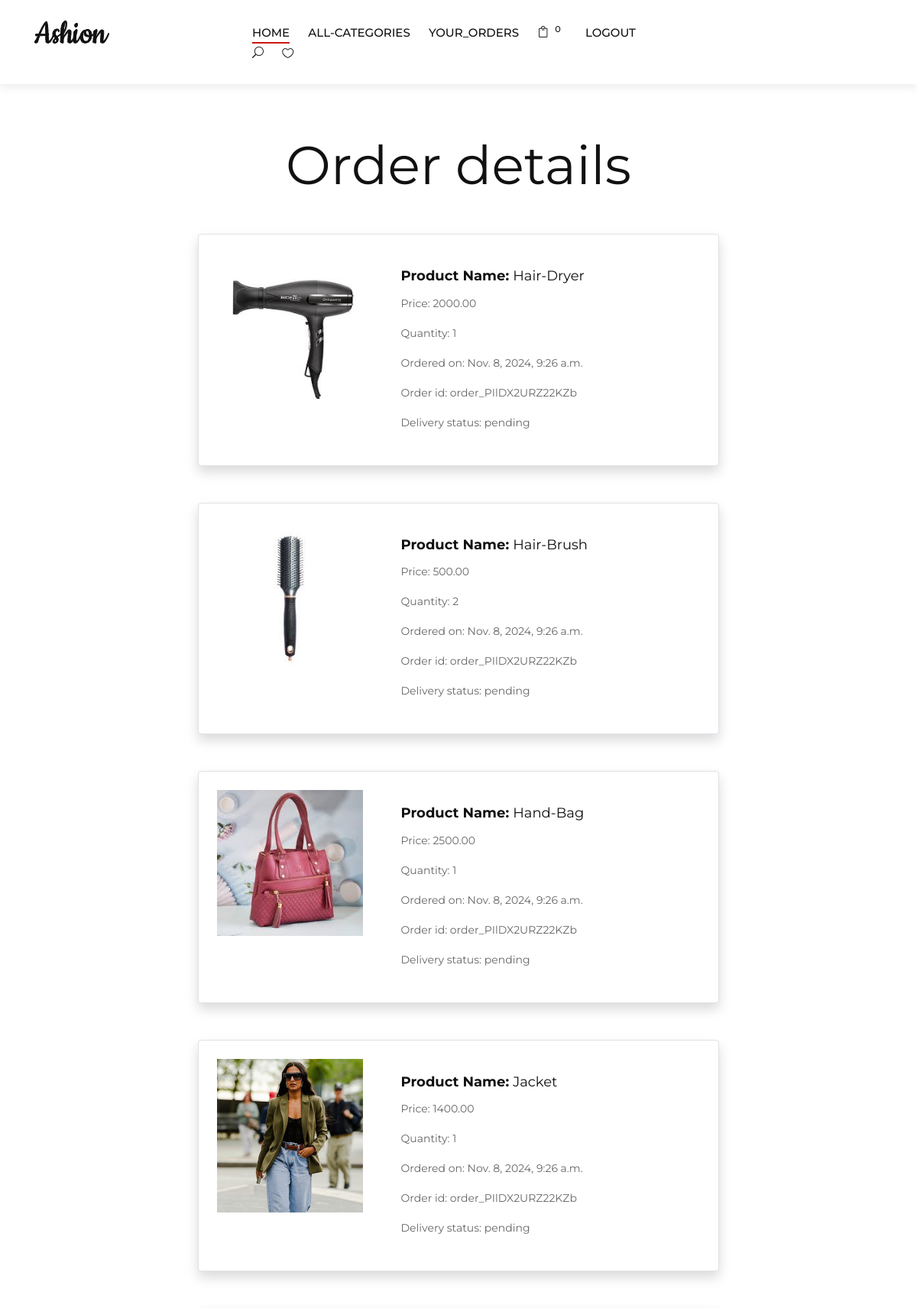
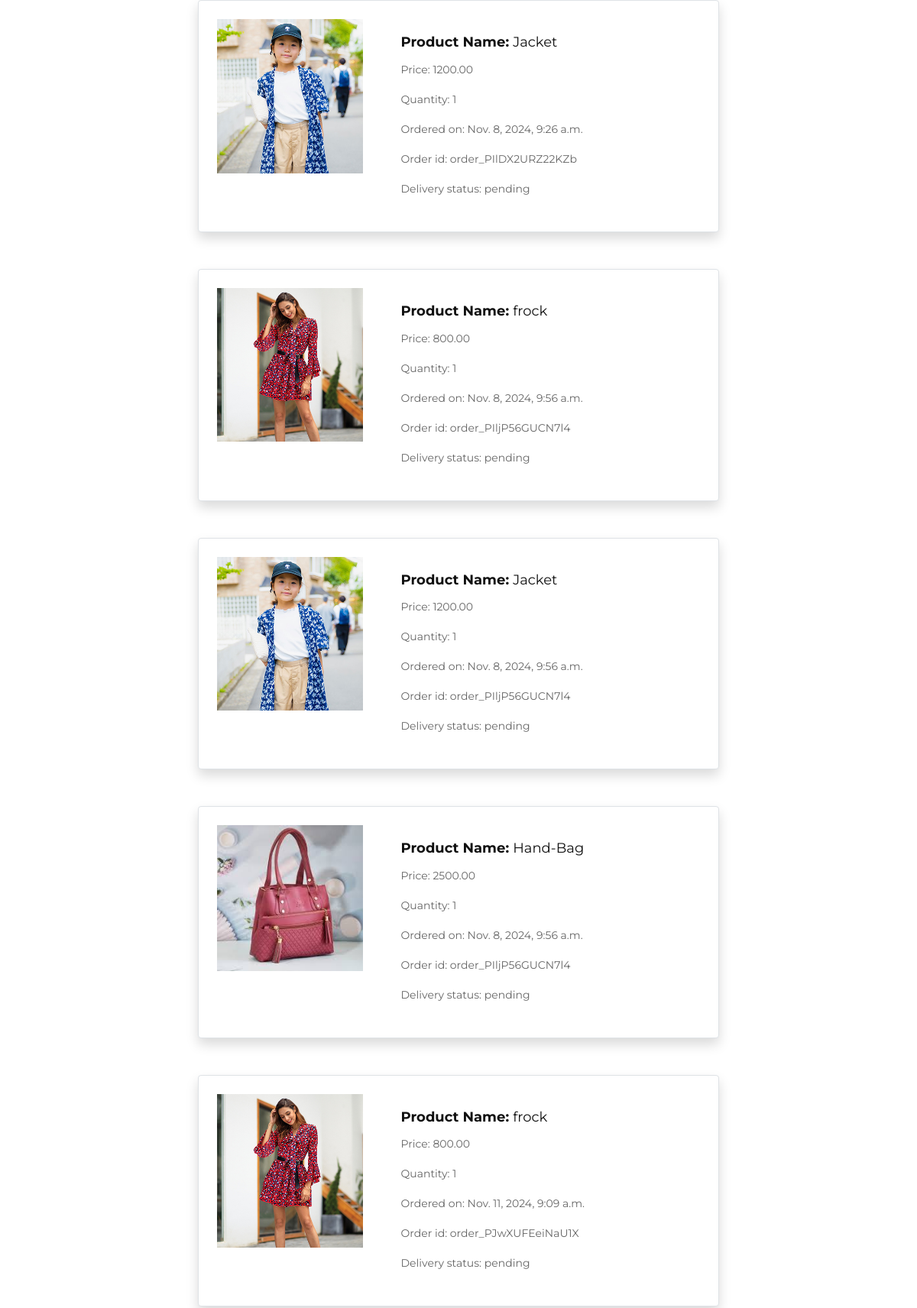
/cart/orderview (signed in, upper part), run on the app's committed database (2 pictures, top to bottom).
### cart/models.py (models this page shows)
class Order_details(models.Model):
    product=models.ForeignKey(Product,on_delete=models.CASCADE)
    user=models.ForeignKey(User,on_delete=models.CASCADE)
    no_of_items=models.IntegerField()
    address=models.TextField()
    phone_no=models.BigIntegerField()
    pin=models.IntegerField()
    order_id=models.CharField(max_length=30,blank=True)
    ordered_date=models.DateTimeField(auto_now_add=True)
    payment_status=models.CharField(max_length=20,default="pending")
    delivery_status=models.CharField(max_length=20,default="pending")

### shop/models.py (models this page shows, shortened)
class Product(models.Model):
    name=models.CharField(max_length=20)
    desc=models.TextField()
    image=models.ImageField(upload_to="products")
    price=models.DecimalField(max_digits=10,decimal_places=2)
    stock=models.IntegerField()
    available=models.BooleanField(default=True)
    created=models.DateTimeField(auto_now_add=True) #one time
    updated=models.DateTimeField(auto_now=True) #change every time we update record
    category=models.ForeignKey(Categories,on_delete=models.CASCADE)

### cart/views.py (the view)
# urls.py: path('orderview',views.order_view,name="orderview")
@login_required
def order_view(request):
    u=request.user
    o=Order_details.objects.filter(user=u)
    print(o)
    context={'orders':o}
    return render(request,'orderview.html',context)

### cart/context_processors.py (called while the page is built)
def count_items(request):
    u=request.user
    count=0
    try:
        if request.user.is_authenticated:
            c=Cart.objects.filter(user=u)
            count=0
            for i in c:
              count+=i.quantity
    except:
        count=0
    return {'c':count}

### shop/context_processors.py (called while the page is built)
def menu_links(request):
    c=Categories.objects.all()
    return {'links':c}  #we can use this data globally across all webpages inside our app

### templates/orderview.html
{% extends 'base.html' %}
{% load static %}
{% block content %}
<div class="container mt-5 p-3" style="margin-bottom:100px;">
    <h1 class="text-center">Order details</h1>
    {% for i in orders %}
    <div class="border border-1 shadow mx-auto py-2 card mb-3 mt-5 mx-auto p-4" style="max-width: 60%;">
  <div class="row g-0">
    <div class="col-md-4">
      <img src="{{i.product.image.url}}" class="img-fluid rounded-start" height="300px;" alt="...">
    </div>
    <div class="col-md-8">
      <div class="card-body">
          <h5 class="card-title"><strong>Product Name: </strong> {{i.product.name}}</h5>
        <p class="card-text">Price: {{i.product.price}}</p>
        <p class="card-text">Quantity: {{i.no_of_items}}</p>
          <p class="card-text">Ordered on: {{i.ordered_date}}</p>
          <p class="card-text">Order id:  {{i.order_id}}</p>
          <p class="card-text">Delivery status: {{i.delivery_status}}</p>
      </div>
    </div>
  </div>
</div>
  {% endfor %}
</div>
    {% endblock %}

### static/css/style.css (style rules this page uses)
html, body { height: 100%; font-family: "Montserrat", sans-serif; -webkit-font-smoothing: antialiased; }
h1, h2, h3, h4, h5, h6 { margin: 0; color: #111111; font-weight: 400; font-family: "Montserrat", sans-serif; }
h1 { font-size: 70px; }
h5 { font-size: 18px; }
p { font-size: 14px; font-family: "Montserrat", sans-serif; color: #666666; font-weight: 400; line-height: 24px; margin: 0 0 15px 0; }
img { max-width: 100%; }
@media only screen and (min-width: 1200px) { .container { max-width: 1170px; } }

### data on the page
Order_details: product.image (picture), product.name "Hair-Dryer", product.price "2000.00", no_of_items "1", ordered_date "Nov. 8, 2024, 9:26 a.m.", order_id "order_PIlDX2URZ22KZb", delivery_status "pending"
Order_details: product.image (picture), product.name "Hair-Brush", product.price "500.00", no_of_items "2", ordered_date "Nov. 8, 2024, 9:26 a.m.", order_id "order_PIlDX2URZ22KZb", delivery_status "pending"
Order_details: product.image (picture), product.name "Hand-Bag", product.price "2500.00", no_of_items "1", ordered_date "Nov. 8, 2024, 9:26 a.m.", order_id "order_PIlDX2URZ22KZb", delivery_status "pending"
Order_details: product.image (picture), product.name "Jacket", product.price "1400.00", no_of_items "1", ordered_date "Nov. 8, 2024, 9:26 a.m.", order_id "order_PIlDX2URZ22KZb", delivery_status "pending"
Order_details: product.image (picture), product.name "Jacket", product.price "1200.00", no_of_items "1", ordered_date "Nov. 8, 2024, 9:26 a.m.", order_id "order_PIlDX2URZ22KZb", delivery_status "pending"
Order_details: product.image (picture), product.name "frock", product.price "800.00", no_of_items "1", ordered_date "Nov. 8, 2024, 9:56 a.m.", order_id "order_PIljP56GUCN7l4", delivery_status "pending"
Order_details: product.image (picture), product.name "Jacket", product.price "1200.00", no_of_items "1", ordered_date "Nov. 8, 2024, 9:56 a.m.", order_id "order_PIljP56GUCN7l4", delivery_status "pending"
Order_details: product.image (picture), product.name "Hand-Bag", product.price "2500.00", no_of_items "1", ordered_date "Nov. 8, 2024, 9:56 a.m.", order_id "order_PIljP56GUCN7l4", delivery_status "pending"
Order_details: product.image (picture), product.name "frock", product.price "800.00", no_of_items "1", ordered_date "Nov. 11, 2024, 9:09 a.m.", order_id "order_PJwXUFEeiNaU1X", delivery_status "pending"

### other printed values
{{ c }} "0"
